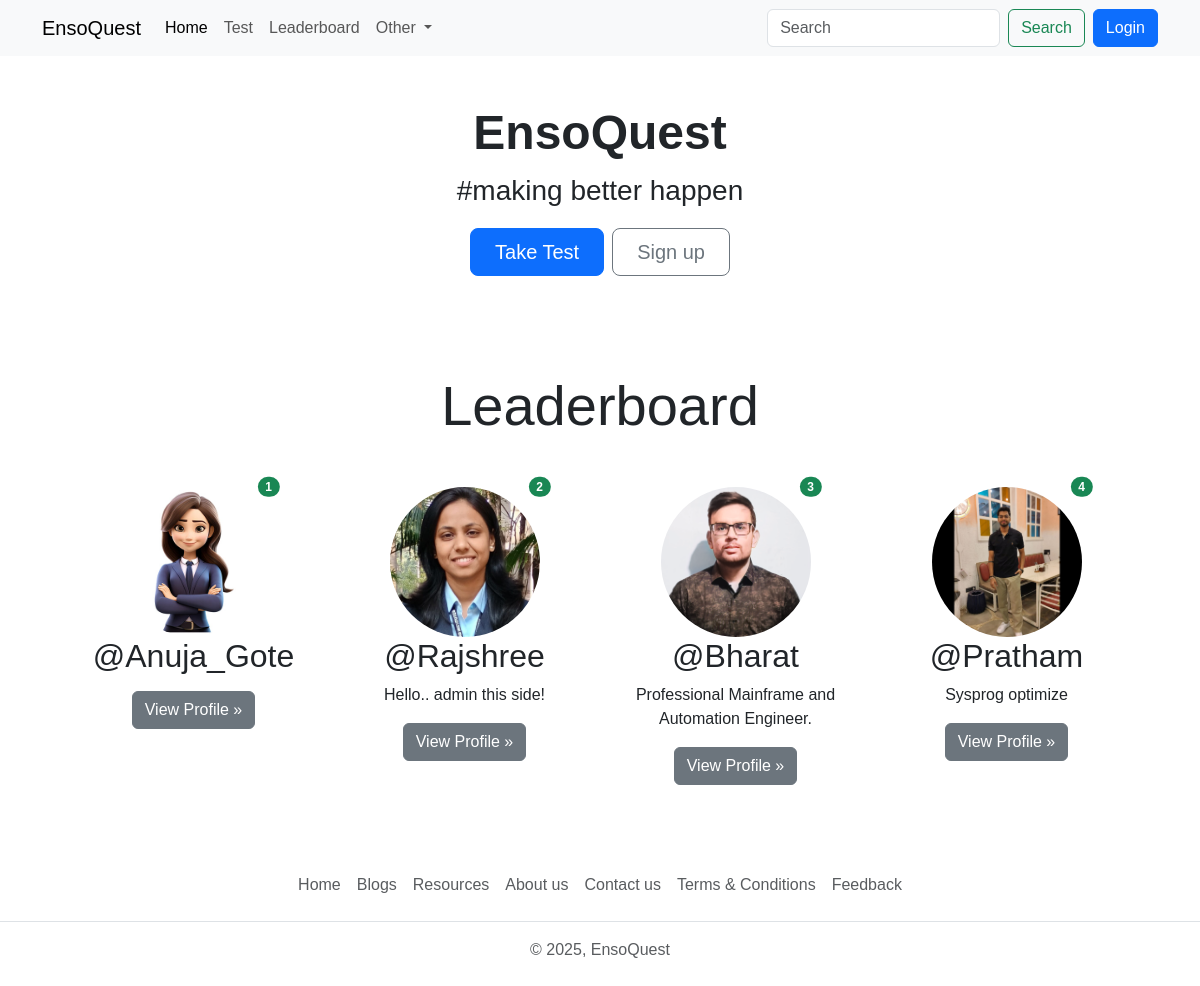
The page / on the database its author committed.
### quiz/models.py (models this page shows, shortened)
class UserRank(models.Model):
    user = models.OneToOneField(User, on_delete=models.CASCADE)
    rank = models.IntegerField(null=True, blank=True)
    total_score = models.IntegerField(null=True,blank=True)

### account/models.py (models this page shows, shortened)
class Profile(models.Model):
    user = models.OneToOneField(User,on_delete=models.CASCADE, null=True,verbose_name='User Object')
    position = models.CharField(max_length=100,blank=True,null=True)
    bio = models.TextField(blank=True,null=True)
    profile_img = models.ImageField(upload_to='profile_image', default='user.png',blank=True,null=True,verbose_name= 'Profile Pic')

### base/views.py (the view)
# urls.py: 2. Add a URL to urlpatterns:  path('', views.home, name='home')
def home(request):
    leaderboard_users = UserRank.objects.order_by('rank')[:4]
    context={"leaderboard_users":leaderboard_users}
    return render(request, 'welcome.html', context)

### Templates/welcome.html
{% extends "index.html" %}
{% load static %}
{% block content %}
  <div class="container text-center my-5">
    <h1 class="display-5 fw-bold my-2">EnsoQuest</h1>
    <p class="fs-3">#making better happen</p>
    <div class="d-inline-flex gap-2 mb-5">
      <a href="{% url 'all_quiz' %}" class="d-inline-flex align-items-center btn btn-primary btn-lg px-4 ">
        Take Test
      </a>
      {% if not request.user.is_authenticated %}
      <a href="{% url 'register' %}" class="btn btn-outline-secondary btn-lg px-4 ">
        Sign up
      </a>
      {% endif %}
    </div>
  </div>
  <div class="container text-center">
    <h1 class="display-4 text-center my-5">Leaderboard</h1>
    <div class="row row-cols-sm-1 row-cols-md-2 row-cols-lg-3 row-cols-xl-4 mx-3">
      {% if leaderboard_users|length == 0 %}
      <div class="col-lg-4 position-relative mb-4">
        <h4 class="text-center text-danger"> No User Available on Leaderboard</h4>
      </div>
      {% else %}
      {% for rank in leaderboard_users %}
      <div class="col-lg-4 position-relative mb-4">
        <img src="{{ rank.user.profile.profile_img.url }}" class="img-fluid rounded-circle" style="width: 150px; height: 150px; object-fit: cover;" alt="user-profile">
        <span class="position-absolute top-0 start-90 translate-middle badge rounded-pill bg-success">
          {{ forloop.counter}}
        </span>
        <h2 class="fw-normal">@{{rank.user.username}}</h2>
        <p>{{rank.user.profile.bio|truncatewords:5}}</p>
        <p><a class="btn btn-secondary" href="{% url 'profile' rank.user.username %}">View Profile »</a></p>
      </div>
      {% endfor %}
      {% endif %}
    </div>
  </div>
{% endblock content %}

### static/css/style.css (style rules this page uses)
* { font-family: Arial, Helvetica, sans-serif !important; }

### rows shown on the page
UserRank: user.profile.profile_img (picture), user.username "Anuja_Gote"
UserRank: user.profile.profile_img (picture), user.username "Rajshree", user.profile.bio "Hello.. admin this side!"
UserRank: user.profile.profile_img (picture), user.username "Bharat", user.profile.bio "Professional Mainframe and Automation Engineer."
UserRank: user.profile.profile_img (picture), user.username "Pratham", user.profile.bio "Sysprog optimize"
